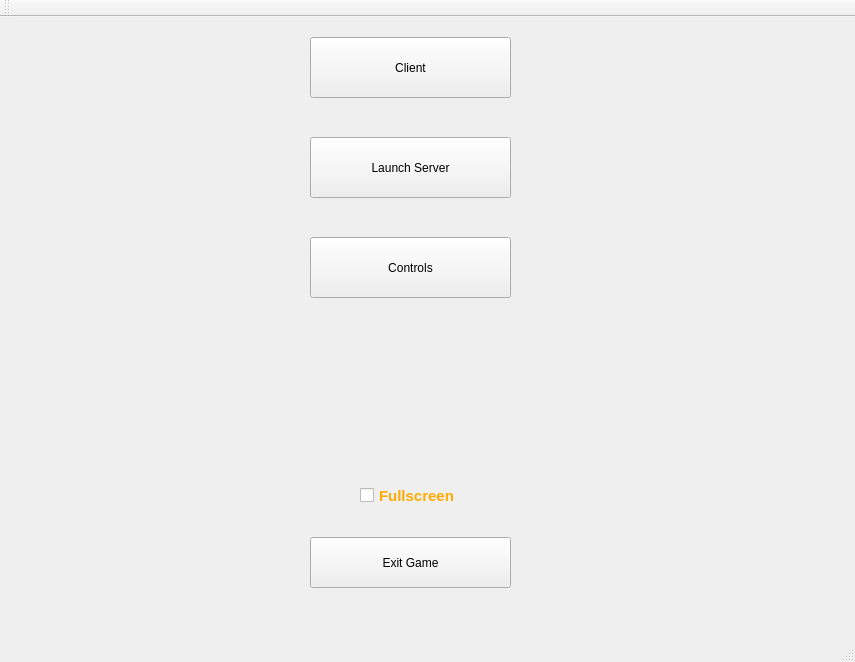
<?xml version="1.0" encoding="UTF-8"?>
<ui version="4.0">
 <class>MainWindow</class>
 <widget class="QMainWindow" name="MainWindow">
  <property name="geometry">
   <rect>
    <x>0</x>
    <y>0</y>
    <width>855</width>
    <height>662</height>
   </rect>
  </property>
  <property name="windowTitle">
   <string>Project Hiawatha</string>
  </property>
  <widget class="QWidget" name="centralWidget">
   <widget class="QPushButton" name="client">
    <property name="enabled">
     <bool>true</bool>
    </property>
    <property name="geometry">
     <rect>
      <x>310</x>
      <y>20</y>
      <width>201</width>
      <height>61</height>
     </rect>
    </property>
    <property name="text">
     <string>Client</string>
    </property>
    <property name="default">
     <bool>false</bool>
    </property>
    <property name="flat">
     <bool>false</bool>
    </property>
   </widget>
   <widget class="QPushButton" name="exit">
    <property name="geometry">
     <rect>
      <x>310</x>
      <y>520</y>
      <width>201</width>
      <height>51</height>
     </rect>
    </property>
    <property name="text">
     <string>Exit Game</string>
    </property>
   </widget>
   <widget class="QCheckBox" name="fullscreen">
    <property name="geometry">
     <rect>
      <x>360</x>
      <y>470</y>
      <width>101</width>
      <height>17</height>
     </rect>
    </property>
    <property name="palette">
     <palette>
      <active>
       <colorrole role="WindowText">
        <brush brushstyle="SolidPattern">
         <color alpha="255">
          <red>255</red>
          <green>170</green>
          <blue>0</blue>
         </color>
        </brush>
       </colorrole>
      </active>
      <inactive>
       <colorrole role="WindowText">
        <brush brushstyle="SolidPattern">
         <color alpha="255">
          <red>255</red>
          <green>170</green>
          <blue>0</blue>
         </color>
        </brush>
       </colorrole>
      </inactive>
      <disabled>
       <colorrole role="WindowText">
        <brush brushstyle="SolidPattern">
         <color alpha="255">
          <red>120</red>
          <green>120</green>
          <blue>120</blue>
         </color>
        </brush>
       </colorrole>
      </disabled>
     </palette>
    </property>
    <property name="font">
     <font>
      <pointsize>11</pointsize>
      <weight>75</weight>
      <bold>true</bold>
     </font>
    </property>
    <property name="autoFillBackground">
     <bool>false</bool>
    </property>
    <property name="text">
     <string>Fullscreen</string>
    </property>
   </widget>
   <widget class="QLabel" name="menuButtonBorder">
    <property name="geometry">
     <rect>
      <x>260</x>
      <y>0</y>
      <width>300</width>
      <height>600</height>
     </rect>
    </property>
    <property name="text">
     <string/>
    </property>
    <property name="pixmap">
     <pixmap>Assets/Menu/MainMenuBackground.png</pixmap>
    </property>
   </widget>
   <widget class="QLabel" name="mainBackground">
    <property name="geometry">
     <rect>
      <x>0</x>
      <y>0</y>
      <width>861</width>
      <height>611</height>
     </rect>
    </property>
    <property name="text">
     <string/>
    </property>
    <property name="scaledContents">
     <bool>true</bool>
    </property>
   </widget>
   <widget class="QPushButton" name="controls">
    <property name="geometry">
     <rect>
      <x>310</x>
      <y>220</y>
      <width>201</width>
      <height>61</height>
     </rect>
    </property>
    <property name="text">
     <string>Controls</string>
    </property>
   </widget>
   <widget class="QPushButton" name="server">
    <property name="geometry">
     <rect>
      <x>310</x>
      <y>120</y>
      <width>201</width>
      <height>61</height>
     </rect>
    </property>
    <property name="text">
     <string>Launch Server</string>
    </property>
   </widget>
   <zorder>mainBackground</zorder>
   <zorder>menuButtonBorder</zorder>
   <zorder>client</zorder>
   <zorder>exit</zorder>
   <zorder>fullscreen</zorder>
   <zorder>controls</zorder>
   <zorder>server</zorder>
  </widget>
  <widget class="QMenuBar" name="menuBar">
   <property name="geometry">
    <rect>
     <x>0</x>
     <y>0</y>
     <width>855</width>
     <height>21</height>
    </rect>
   </property>
  </widget>
  <widget class="QToolBar" name="mainToolBar">
   <attribute name="toolBarArea">
    <enum>TopToolBarArea</enum>
   </attribute>
   <attribute name="toolBarBreak">
    <bool>false</bool>
   </attribute>
  </widget>
  <widget class="QStatusBar" name="statusBar"/>
 </widget>
 <layoutdefault spacing="6" margin="11"/>
 <resources/>
 <connections/>
</ui>
